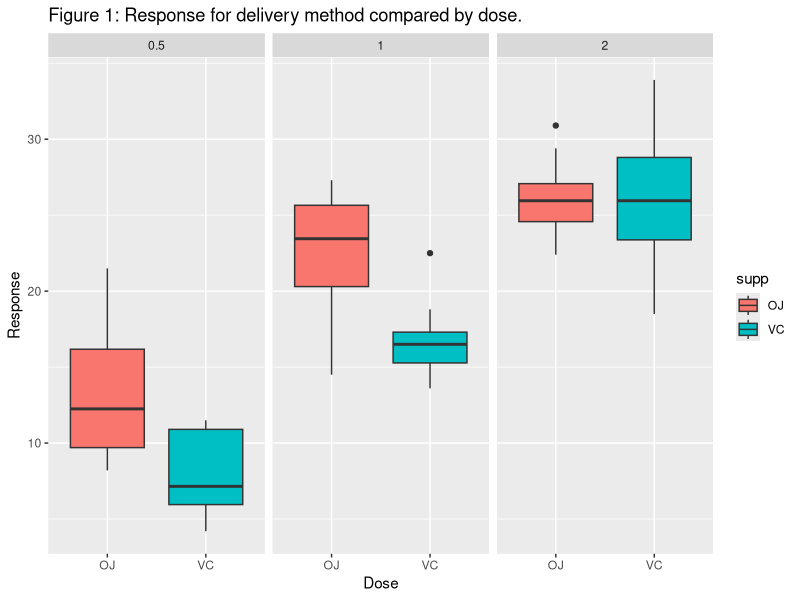
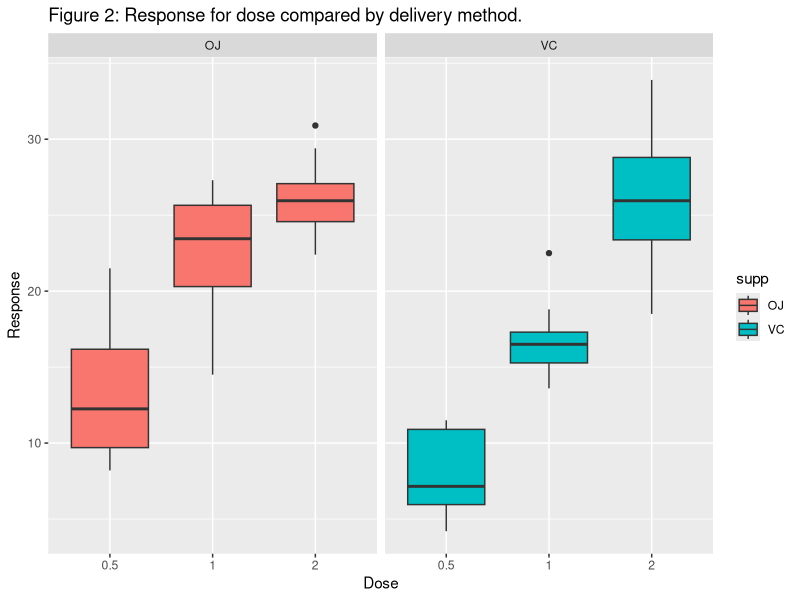

These charts were generated, in order, by the following R code:
## ---- chunk 1
str(ToothGrowth)
## ---- chunk 2
require(ggplot2)
ggplot( ToothGrowth, aes(factor(supp), len) ) + 
  geom_boxplot( aes(fill=supp)) + 
  facet_grid(.~dose) + 
  labs(
    title="Figure 1: Response for delivery method compared by dose.",
    x = "Dose",
    y = "Response"
  )
## ---- chunk 3
ggplot(ToothGrowth, aes(factor(dose),len)) + 
  geom_boxplot( aes(fill=supp)) + 
  facet_grid(.~supp) +
  labs(
    title="Figure 2: Response for dose compared by delivery method.",
    x = "Dose",
    y = "Response"
  )
## ---- chunk 4
require(dplyr)

summary <- ToothGrowth %>% 
  group_by(supp,dose) %>% 
  summarise(mean = mean(len), sd = sd(len))
